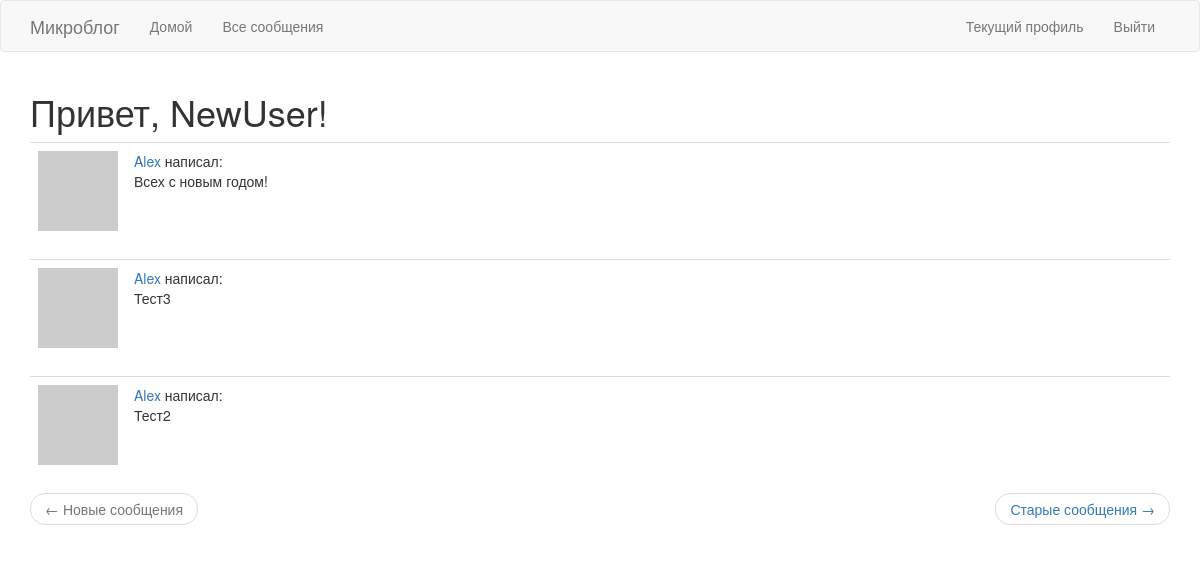
Screenshot of /explore (signed in) with the database file from the repository.
### app/models.py (models this page shows, shortened)
class User(UserMixin, db.Model):
	id = db.Column(db.Integer, primary_key=True)
	username = db.Column(db.String(64), index=True, unique=True)
	email = db.Column(db.String(120), index=True, unique=True)
	password_hash = db.Column(db.String(128))
	posts = db.relationship('Post', backref='author', lazy='dynamic')
	about_me = db.Column(db.String(140))
	last_seen = db.Column(db.DateTime, default=datetime.utcnow)
	def avatar(self, size):
		digest = md5(self.email.lower().encode('utf-8')).hexdigest()
		return 'https://www.gravatar.com/avatar/{}?d=identicon&s={}'.format(digest, size)
	followed = db.relationship(
		'User', secondary=followers,
		primaryjoin=(followers.c.follower_id == id),
		secondaryjoin=(followers.c.followed_id == id),
		backref=db.backref('followers', lazy='dynamic'),
		lazy='dynamic'
	)

class Post(db.Model):
	id = db.Column(db.Integer, primary_key=True)
	body = db.Column(db.String(140))
	timestamp = db.Column(db.DateTime, index=True, default=datetime.utcnow)
	user_id = db.Column(db.Integer, db.ForeignKey('user.id'))

### app/routes.py (the view)
@app.route('/explore')
@login_required
def explore():
	page = request.args.get('page', 1, type=int)
	posts = Post.query.order_by(Post.timestamp.desc()).paginate(page, app.config['POST_PER_PAGE'], False)
	next_url = url_for('explore', page=posts.next_num) \
		if posts.has_next else None
	prev_url = url_for('explore', page=posts.prev_num) \
		if posts.has_prev else None
	return render_template('index.html', title='Explore', posts=posts.items, next_url=next_url, prev_url=prev_url)

### app/models.py (called while the page is built)
@login.user_loader
def load_user(id):
	return User.query.get(int(id))

### app/routes.py (called while the page is built)
@app.before_request
def before_request():
	if current_user.is_authenticated:
		current_user.last_seen = datetime.utcnow()
		db.session.commit()

### app/templates/index.html (shortened to what this page needs)
{% extends "base.html" %}
{% import 'bootstrap/wtf.html' as wtf %}
{% block app_content %}
	<h1>Привет, {{ current_user.username }}!</h1>
	{% for post in posts %}
		{% include '_post.html' %}
	{% endfor %}
	<nav aria-label="...">
        <ul class="pager">
            <li class="previous{% if not prev_url %} disabled{% endif %}">
                <a href="{{ prev_url or '#' }}">
                    <span aria-hidden="true">&larr;</span> Новые сообщения
                </a>
            </li>
            <li class="next{% if not next_url %} disabled{% endif %}">
                <a href="{{ next_url or '#' }}">
                    Старые сообщения <span aria-hidden="true">&rarr;</span>
                </a>
            </li>
        </ul>
    </nav>
{% endblock %}

### app/templates/_post.html
<table class="table table-hover">
	<tr>
		<td width="70px">
			<a href="{{ url_for('user', username=post.author.username) }}">
				<img src="{{ post.author.avatar(70) }}">
			</a>
		</td>
		<td>
			<a href="{{ url_for('user', username=post.author.username) }}">
				{{ post.author.username }}
			</a>
			написал:
			<br>
			{{ post.body }}
		</td>
	</tr>
</table>

### rows the page displays
User: username "NewUser"
Post: author.username "Alex", body "Всех с новым годом!"
Post: author.username "Alex", body "Тест3"
Post: author.username "Alex", body "Тест2"
